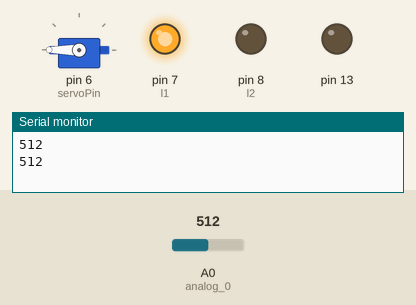
This sketch was run on a simulated Arduino Uno, built with avr-gcc and run on an emulated ATmega328P. Parts: servo, output pins drawn as LEDs (lit = HIGH), the last lines printed to the serial monitor. Inputs (shaded band) come from the test bench; at power-on: A0 (analog_0) = 512.

Above: at 6.4 s.
6.5 s: A0 (analog_0) set to 533
12.8 s: A0 (analog_0) set to 563
At 13.5 s:
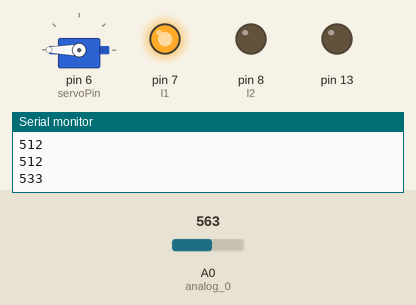
19.1 s: A0 (analog_0) set to 590
25.4 s: A0 (analog_0) set to 609
At 26.6 s:
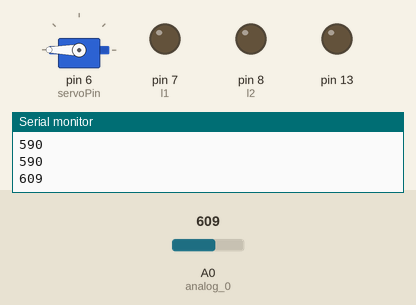
32.8 s: A0 (analog_0) set to 630
At 33.6 s:
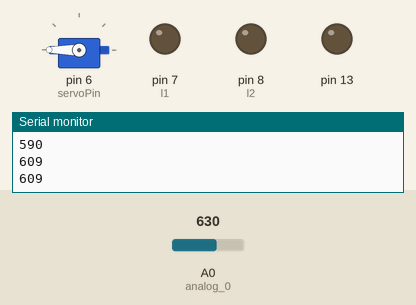
39.1 s: A0 (analog_0) set to 610
At 39.26 s:
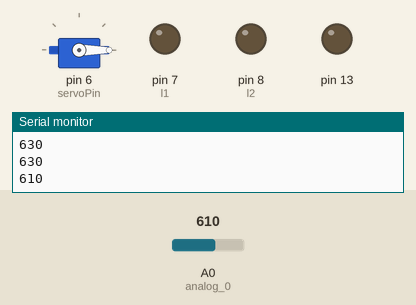
Timing chart, 0 to 51.3 s (numbered marks = the images above; inputs shaded):
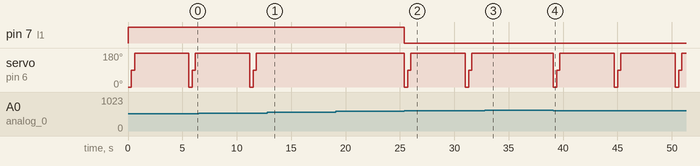

Measured:
- the behaviour switches between 600 and 601 on A0 (analog_0) (found by bisection; images 1 and 2)
- after the input at 12.8 s, servo on pin 6 (servoPin): stays 180° (without the input it goes to 0° after 4.0 s)
- after the input at 25.4 s, pin 7 (l1): HIGH → LOW at once; servo on pin 6 (servoPin): 180° → 0° at once, → 90° 0.30 s later, → 180° 0.30 s later, → 0° 5.0 s later, … (6 changes in this stretch)
- after the input at 32.8 s, servo on pin 6 (servoPin): stays 180° (without the input it goes to 0° after 3.8 s)
- after the input at 39.1 s, servo on pin 6 (servoPin): 180° → 0° at once, then repeats every 5.6 s: 90° 0.30 s, 180° 5.0 s, 0° 0.30 s

The sketch:

Servo_waterL3vel_piezo.ino
```cpp
#include <Servo.h>

#include<SoftwareSerial.h>


int servoPin = 6;
// Create a servo object

Servo Servo1;
int level;

const int analog_0=0;
int l1=7;

int l2=8;
void setup()

{

// put your setup code here, to run once:
Serial.begin(9600);
pinMode(l1,OUTPUT);
pinMode(l2,OUTPUT);
pinMode(13,OUTPUT);

// We need to attach the servo to the used pin number

Servo1.attach(servoPin);

}
void loop()

{

// put your main code here, to run repeatedly:

level=analogRead(analog_0);
Serial.println(level);
if(level>500&&level<550)
 {
//No water
      digitalWrite(l1, HIGH);
        digitalWrite(l2, LOW);
 // Make servo go to 0 degrees

    Servo1.write(0);
    delay(300);

 // Make servo go to 90 degrees

 Servo1.write(90);


      delay(300);

 // Make servo go to 180 degrees

      Servo1.write(180);


      delay(5000);
}
 else if(level>600&&level<620)

 { //Little water
 digitalWrite(l1, LOW);
 digitalWrite(l2,LOW);
 // Make servo go to 0 degrees


 Servo1.write(0);


      delay(300);

  // Make servo go to 90 degrees


 Servo1.write(90);


     delay(300);

  // Make servo go to 180 degrees


 Servo1.write(180);


       delay(5000);
  }

else if(level>620&&level<630)

{
digitalWrite(l1, LOW);

  digitalWrite(l2, LOW);
 // Make servo go to 0 degrees


Servo1.write(0);


     delay(300);

// Make servo go to 90 degrees

 Servo1.write(90);


      delay(300);

 }

else if(level>630&&level<650)

{
 //servo motor will be inactive here
 digitalWrite(l1, LOW);
 digitalWrite(l2, HIGH);

digitalWrite(13, HIGH);

delay(300);
 digitalWrite(13,LOW);
 delay(300);
  }

  }
```
